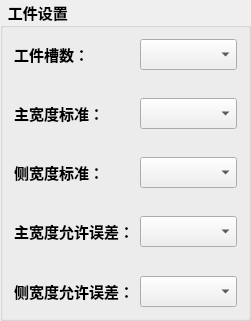
         <widget class="QGroupBox" name="groupBox_3">
          <property name="geometry">
           <rect>
            <x>330</x>
            <y>40</y>
            <width>251</width>
            <height>321</height>
           </rect>
          </property>
          <property name="font">
           <font>
            <family>微软雅黑</family>
            <pointsize>11</pointsize>
            <weight>75</weight>
            <bold>true</bold>
           </font>
          </property>
          <property name="contextMenuPolicy">
           <enum>Qt::ActionsContextMenu</enum>
          </property>
          <property name="title">
           <string>  工件设置</string>
          </property>
          <layout class="QGridLayout" name="gridLayout_4">
           <item row="0" column="0">
            <layout class="QFormLayout" name="formLayout">
             <item row="0" column="0">
              <widget class="QLabel" name="label_19">
               <property name="font">
                <font>
                 <family>微软雅黑</family>
                 <pointsize>11</pointsize>
                 <weight>75</weight>
                 <bold>true</bold>
                </font>
               </property>
               <property name="text">
                <string>工件槽数：</string>
               </property>
              </widget>
             </item>
             <item row="0" column="1">
              <widget class="QComboBox" name="slotBox">
               <property name="font">
                <font>
                 <family>微软雅黑</family>
                 <pointsize>12</pointsize>
                 <weight>75</weight>
                 <bold>true</bold>
                </font>
               </property>
              </widget>
             </item>
             <item row="1" column="0">
              <spacer name="verticalSpacer">
               <property name="orientation">
                <enum>Qt::Vertical</enum>
               </property>
               <property name="sizeHint" stdset="0">
                <size>
                 <width>17</width>
                 <height>18</height>
                </size>
               </property>
              </spacer>
             </item>
             <item row="2" column="0">
              <widget class="QLabel" name="label_20">
               <property name="font">
                <font>
                 <family>微软雅黑</family>
                 <pointsize>11</pointsize>
                 <weight>75</weight>
                 <bold>true</bold>
                </font>
               </property>
               <property name="text">
                <string>主宽度标准：</string>
               </property>
              </widget>
             </item>
             <item row="2" column="1">
              <widget class="QComboBox" name="mainwidthBox">
               <property name="font">
                <font>
                 <family>微软雅黑</family>
                 <pointsize>12</pointsize>
                 <weight>75</weight>
                 <bold>true</bold>
                </font>
               </property>
              </widget>
             </item>
             <item row="3" column="0">
              <spacer name="verticalSpacer_2">
               <property name="orientation">
                <enum>Qt::Vertical</enum>
               </property>
               <property name="sizeHint" stdset="0">
                <size>
                 <width>17</width>
                 <height>19</height>
                </size>
               </property>
              </spacer>
             </item>
             <item row="4" column="0">
              <widget class="QLabel" name="label_21">
               <property name="font">
                <font>
                 <family>微软雅黑</family>
                 <pointsize>11</pointsize>
                 <weight>75</weight>
                 <bold>true</bold>
                </font>
               </property>
               <property name="text">
                <string>侧宽度标准：</string>
               </property>
              </widget>
             </item>
             <item row="4" column="1">
              <widget class="QComboBox" name="sidewidthBox">
               <property name="font">
                <font>
                 <family>微软雅黑</family>
                 <pointsize>12</pointsize>
                 <weight>75</weight>
                 <bold>true</bold>
                </font>
               </property>
              </widget>
             </item>
             <item row="5" column="0">
              <spacer name="verticalSpacer_3">
               <property name="orientation">
                <enum>Qt::Vertical</enum>
               </property>
               <property name="sizeHint" stdset="0">
                <size>
                 <width>17</width>
                 <height>18</height>
                </size>
               </property>
              </spacer>
             </item>
             <item row="6" column="0">
              <widget class="QLabel" name="label_22">
               <property name="font">
                <font>
                 <family>微软雅黑</family>
                 <pointsize>11</pointsize>
                 <weight>75</weight>
                 <bold>true</bold>
                </font>
               </property>
               <property name="text">
                <string>主宽度允许误差：</string>
               </property>
              </widget>
             </item>
             <item row="6" column="1">
              <widget class="QComboBox" name="mainerrorBox">
               <property name="font">
                <font>
                 <family>微软雅黑</family>
                 <pointsize>12</pointsize>
                 <weight>75</weight>
                 <bold>true</bold>
                </font>
               </property>
              </widget>
             </item>
             <item row="7" column="0">
              <spacer name="verticalSpacer_4">
               <property name="orientation">
                <enum>Qt::Vertical</enum>
               </property>
               <property name="sizeHint" stdset="0">
                <size>
                 <width>17</width>
                 <height>19</height>
                </size>
               </property>
              </spacer>
             </item>
             <item row="8" column="0">
              <widget class="QLabel" name="label_23">
               <property name="font">
                <font>
                 <family>微软雅黑</family>
                 <pointsize>11</pointsize>
                 <weight>75</weight>
                 <bold>true</bold>
                </font>
               </property>
               <property name="text">
                <string>侧宽度允许误差：</string>
               </property>
              </widget>
             </item>
             <item row="8" column="1">
              <widget class="QComboBox" name="sideerrorBox">
               <property name="font">
                <font>
                 <family>微软雅黑</family>
                 <pointsize>12</pointsize>
                 <weight>75</weight>
                 <bold>true</bold>
                </font>
               </property>
              </widget>
             </item>
            </layout>
           </item>
          </layout>
         </widget>
